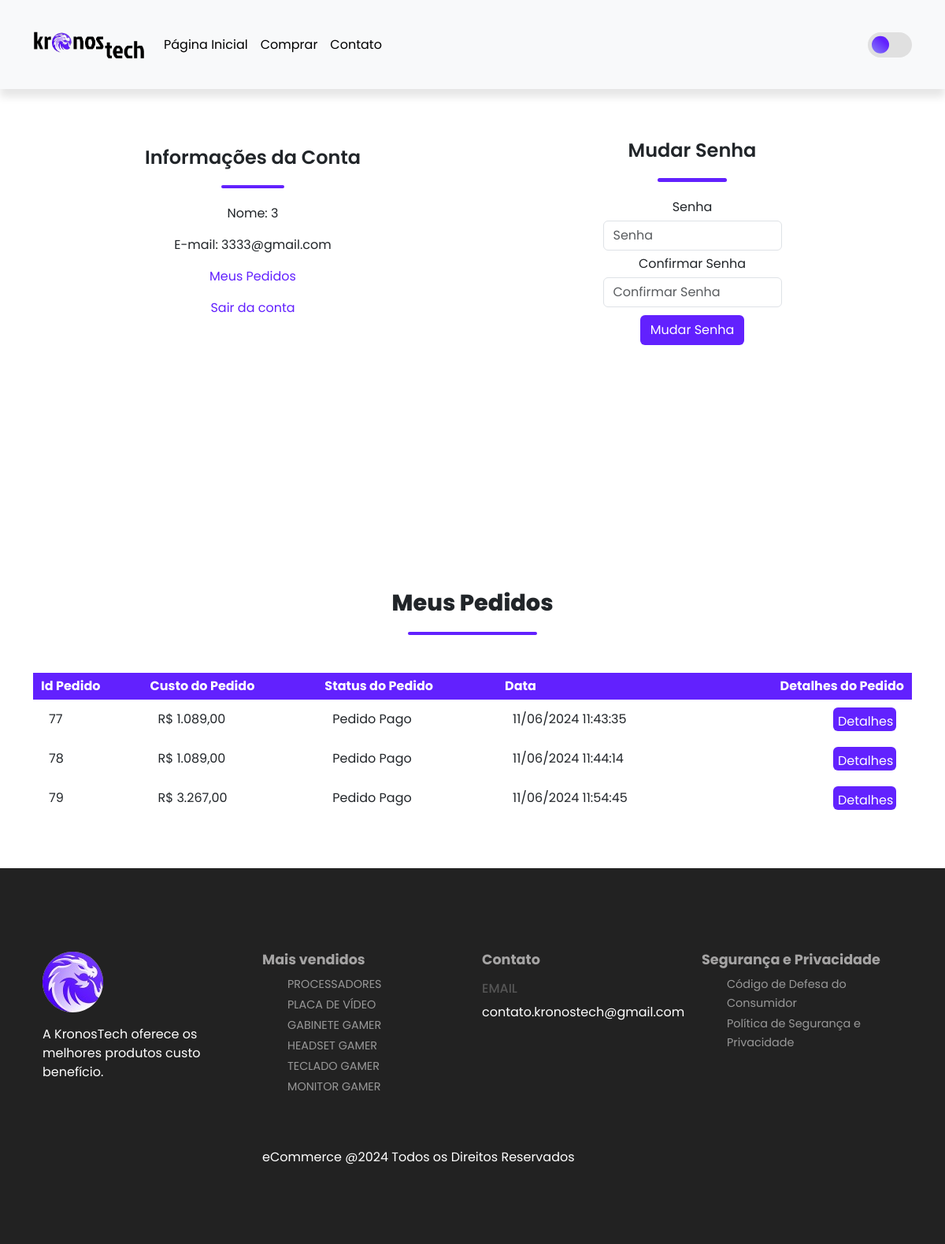
The app's page /account.php (signed in) with its own data.
### tables this page shows
CREATE TABLE `orders` (
  `order_id` int(11) NOT NULL,
  `order_cost` decimal(6,2) NOT NULL,
  `order_status` varchar(100) NOT NULL DEFAULT 'on_hold',
  `user_id` int(11) NOT NULL,
  `user_phone` text NOT NULL,
  `user_city` varchar(255) NOT NULL,
  `user_address` varchar(255) NOT NULL,
  `order_date` datetime NOT NULL DEFAULT current_timestamp()
);

### account.php (the view, shortened to what this page needs)
<?php
include('server/connection.php');
if(isset($_SESSION['logged_in'])){
  $user_id = $_SESSION['user_id'];
  $stmt = $conn->prepare("SELECT * FROM orders WHERE user_id =? ");
  $stmt->bind_param('i',$user_id);
  $stmt->execute();
  $orders = $stmt->get_result();
}
?>
<!DOCTYPE html>
<html lang="pt">
<head>
    <link href="https://cdn.jsdelivr.net/npm/bootstrap@5.3.3/dist/css/bootstrap.min.css" rel="stylesheet">
    <link rel="stylesheet" href="assets/css/style.css">
</head>
<body>
<nav class="navbar navbar-expand-lg bg-body-tertiary py-4 fixed-up">
  <div class="container">
      <a class="navbar-brand" href="index.php">
        <img id="logo" src="assets/imgs/logo2.png" height="40px">
      </a>
    <div class="collapse navbar-collapse nav-buttons" id="navbarSupportedContent">
      <ul class="navbar-nav me-auto mb-2 mb-lg-0">
        <li class="nav-item">
          <a class="nav-link" href="index.php">Página Inicial</a>
        </li>
        <li class="nav-item">
          <a class="nav-link" href="shop.php">Comprar</a>
        </li>
        <li class="nav-item">
          <a class="nav-link" href="contato.php">Contato</a>
        </li>
        <li class="nav-item">
          <a href="cart.php"><ion-icon name="cart"></ion-icon></a>
        </li>
      </ul>
      <div class="butaobrita">
        <label class="switch">
          <span class="slider"></span>
        </label>
      </div>
    </div>
  </div>
</nav>
<section class="my-5 py-5">
    <div class="row container mx-auto">
        <div class="text-center mt-3 pt-5 col-lg-6 col-md-12 col-sm-12">
            <h3 class="font-weight-bold">Informações da Conta</h3>
            <hr class="custom-hr-shop mx-auto">
            <div class="account-info">
                <p>Nome: <span><?php if(isset($_SESSION['user_name'])) { echo $_SESSION['user_name'];} ?></span></p>
                <p>E-mail: <span><?php if(isset($_SESSION['user_email'])) { echo $_SESSION['user_email'];} ?></span></p>
                <p><a href="#orders" id="order-btn" style="color: #6221fe; text-decoration: none">Meus Pedidos</a></p>
                <p><a href="account.php?logout=1" id="logout-btn" style="color: #6221fe; text-decoration: none">Sair da conta</a></p>
            </div>
        </div>
        <div class="col-lg-6 col-md-12 col-sm-12">
            <form id="account-form" method="POST" action="account.php">
                <h3>Mudar Senha</h3>
                <hr class="custom-hr-msenha mx-auto">
                <div class="form-group">
                    <label>Senha</label>
                    <input type="password" class="form-control" id="account-password" name="password" placeholder="Senha" required>
                </div>
                <div class="form-group">
                    <label>Confirmar Senha</label>
                    <input type="password" class="form-control" id="account-password-confirm" name="confirm_password" placeholder="Confirmar Senha" required>
                </div>
                <div class="form-group">
                    <input type="submit" value="Mudar Senha" name="change_password" class="btn" id="change-pass-btn">
                </div>
            </form>
        </div>
    </div>
</section>
<br><br><br>
  <section id="orders" class="carts container my-5 py-3">
    <div class="container mt-2">
        <h2 class="font-weight-bold text-center">Meus Pedidos</h2>
        <hr class="custom-hr-shop mx-auto">
    </div>
    <table class="mt-5 pt-5">
        <tr>
            <th>Id Pedido</th>
            <th>Custo do Pedido</th>
            <th>Status do Pedido</th>
            <th>Data</th>
            <th>Detalhes do Pedido</th>
        </tr>
        <?php while($row = $orders->fetch_assoc()) { ?>
            <tr>
                <td>
                    <span><?php echo $row['order_id']; ?></span>
                </td>
                <td>
                  <span><?php echo 'R$ ' . number_format($row['order_cost'], 2, ',', '.'); ?></span>
                </td>
                <td>
                  <span><?php echo $row['order_status']; ?></span>
                </td>
                <td>
                  <span><?php
                    echo date('d/m/Y H:i:s', strtotime($row['order_date']));
                    ?>
                  </span>
                </td>
                <td>
                    <form method="POST" action="order_details.php" class="order">
                      <input type="submit" class="btn order-detail-btn" value="Detalhes" name="order_details_btn">
                </form>
              </td>
            </tr>
          <?php } ?>
    </table>
  </section>
  <?php include('layouts/footer.php'); ?>

### assets/css/style.css (style rules this page uses)
.nav-buttons { display: flex; justify-content: space-between; align-items: center; }
html, body { overflow-x: hidden; }
* { margin: 0; padding: 0; box-sizing: border-box; }
body { font-family: "Poppins", sans-serif; transition: background-color 0.5s ease; }
h2 { font-size: 1.8rem; font-weight: 800; }
h3 { font-size: 1.5rem; font-weight: 600; }
.navbar { font-size: 16px; padding-top: 2rem; padding-bottom: 2rem; top: 0; left: 0; position: fixed; top: 0; width: 100%; z-index: 1000; display: flex; justify-content: space-between; align-items: center; box-shadow: 0 10px 10px rgba(0,0,0,0.1); }
.nav-link { position: relative; color: #918e8e; text-decoration: none; transition: color 0.3s; }
.nav-link::after { content: ""; position: absolute; bottom: -2px; left: 0; width: 100%; height: 2px; background-color: #6221fe; transform: scaleX(0); transform-origin: bottom right; transition: transform 0.3s; }
hr.custom-hr-shop { border: none; height: 4px; width: 15%; background-color: #6221feFF; margin: 20px 0px; opacity: 100%; border-radius: 100px; }
.row { margin: 10px; }
.row { justify-content: center; }
.switch { display: block; --width-of-switch: 3.5em; --height-of-switch: 2em; --size-of-icon: 1.4em; --slider-offset: 0.3em; position: relative; width: var(--width-of-switch); height: var(--height-of-switch); }
.slider { position: absolute; cursor: pointer; top: 0; left: 0; right: 0; bottom: 0; background-color: #e0e0e0; transition: 0.4s; border-radius: 30px; }
.slider:before { position: absolute; content: ""; height: var(--size-of-icon, 1.4em); width: var(--size-of-icon, 1.4em); border-radius: 20px; left: var(--slider-offset, 0.3em); top: 50%; transform: translateY(-50%); background: linear-gradient(40deg, #8983f7, #6221fe 70%); transition: 0.4s; }
ul { list-style-type: none; }
#logo { height: 55px; }
.carts td input { height: 30px; padding: 5px; }
.order .order-detail-btn { background-color: #6222fe; color: #fff; width: 80px; }
td:last-child { text-align: right; }
th:last-child { text-align: right; }
.nav-item a { color: #000; }
#account-form { width: 50%; margin: 35px auto; text-align: center; padding: 20px; }
#account-form input { margin: 5px auto; }
#account-form #change-pass-btn { color: #fff; background-color: #6221fe; }
.butaobrita { display: flex; justify-content: center; align-items: center; }
.container .text-center { text-align: center; }

### account.php (style rules this page uses)
hr.custom-hr-msenha { border: none; height: 5px; width: 39%; background-color: #6221feFF; margin: 20px 0px; opacity: 100%; border-radius: 100px; }
.carts table { width: 100%; border-collapse: collapse; }
.carts th { text-align: left; padding: 5px 10px; color: #fff; background-color: #6221fe; }
.carts td { padding: 10px 20px; }
.carts td input { width: 40px; height: 30px; padding: 5px; }
td:last-child { text-align: right; }
th:last-child { text-align: right; }

### records on screen
orders: order_id "77", order_cost "1.089,00", order_status "Pedido Pago", order_date "11/06/2024 11:43:35"
orders: order_id "78", order_cost "1.089,00", order_status "Pedido Pago", order_date "11/06/2024 11:44:14"
orders: order_id "79", order_cost "3.267,00", order_status "Pedido Pago", order_date "11/06/2024 11:54:45"

### other values on screen
$_SESSION['user_name'] "3"
$_SESSION['user_email'] "3333@gmail.com"
